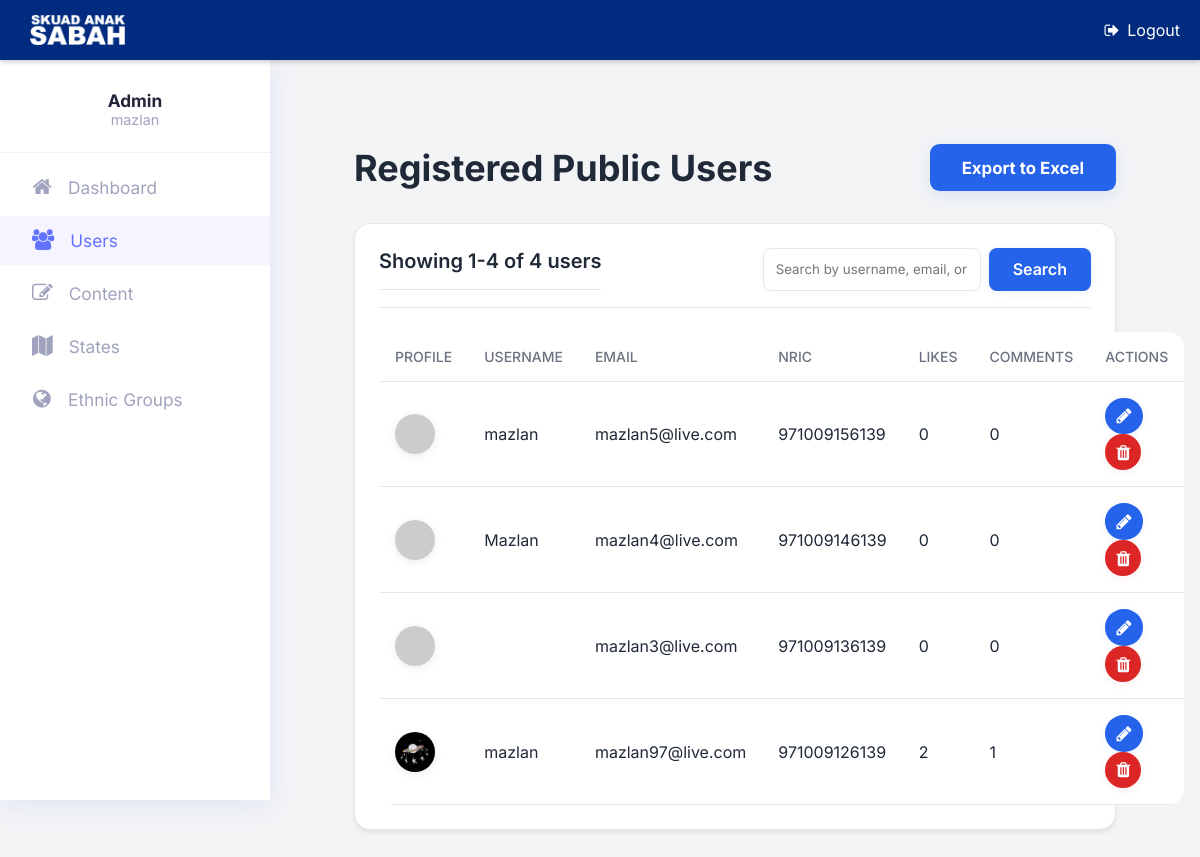
Before: /admin/view_users.php (signed in) with the older database file.
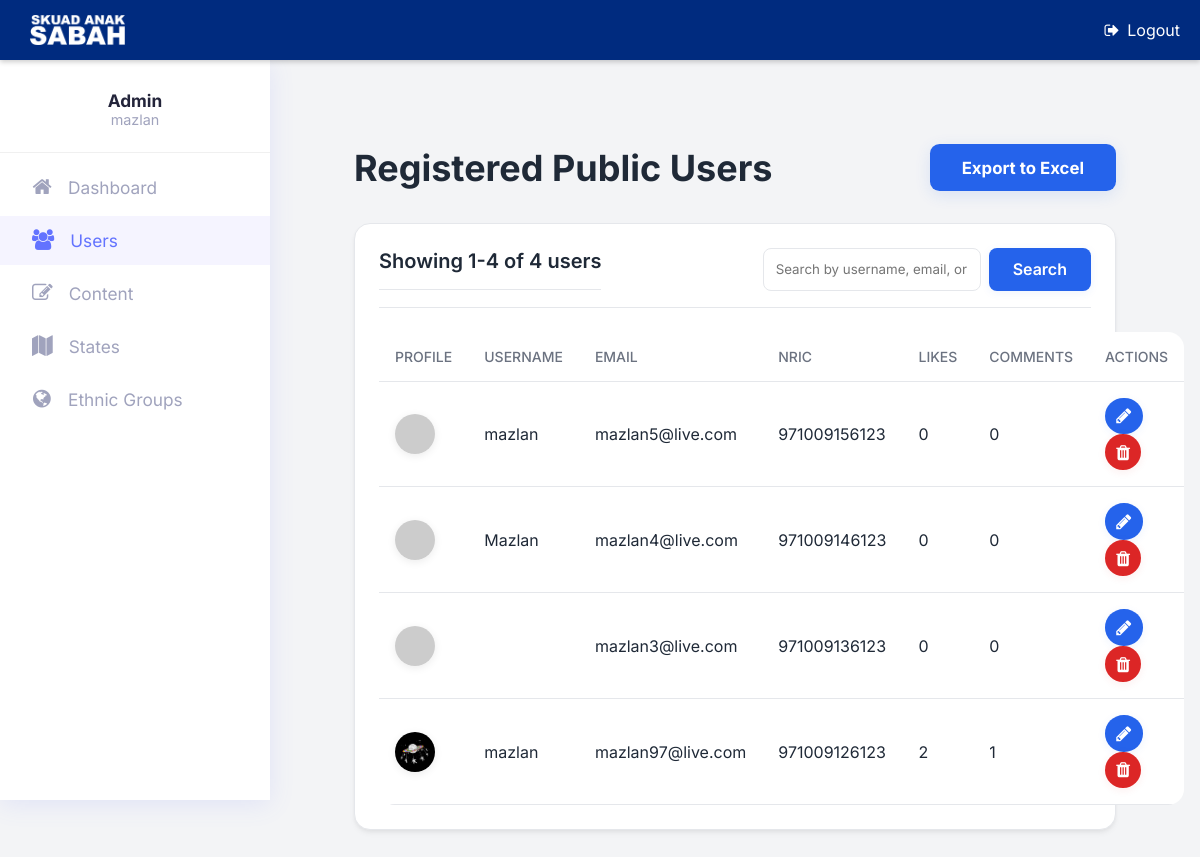
After: the same page with the newer database file.
### tables this page shows
CREATE TABLE `users` (
  `id` int(11) NOT NULL,
  `nric` varchar(50) NOT NULL,
  `email` varchar(100) NOT NULL,
  `username` varchar(50) DEFAULT NULL,
  `password` varchar(255) NOT NULL,
  `created_at` datetime NOT NULL DEFAULT current_timestamp()
);

### php/admin.php (called while the page is built, shortened)
<?php
class Admin
{
    private $conn;
    private $users_table = 'users';
    private $profiles_table = 'user_profiles';
    private $likes_table = 'likes';
    private $comments_table = 'comments';
    public function __construct($db)
    {
        $this->conn = $db;
    }
    public function getAllUsers($limit = 10, $offset = 0, $searchTerm = null)
    {
        $query = "SELECT u.id, u.username, u.email, u.nric, u.created_at, p.profile_pic_url,
                  (SELECT COUNT(*) FROM " . $this->likes_table . " l WHERE l.user_id = u.id) as like_count,
                  (SELECT COUNT(*) FROM " . $this->comments_table . " co WHERE co.user_id = u.id) as comment_count
                  FROM " . $this->users_table . " u
                  LEFT JOIN " . $this->profiles_table . " p ON u.id = p.user_id";
        $whereClause = '';
        $query .= $whereClause . " ORDER BY u.created_at DESC LIMIT :limit OFFSET :offset";
        $stmt = $this->conn->prepare($query);
        $stmt->bindParam(':limit', $limit, PDO::PARAM_INT);
        $stmt->bindParam(':offset', $offset, PDO::PARAM_INT);
        $stmt->execute();
        return $stmt->fetchAll(PDO::FETCH_ASSOC);
    }
    public function getTotalUsersCount($searchTerm = null)
    {
        $query = "SELECT COUNT(*) as count FROM " . $this->users_table;
        $whereClause = '';
        $query .= $whereClause;
        $stmt = $this->conn->prepare($query);
        $stmt->execute();
        $result = $stmt->fetch(PDO::FETCH_ASSOC);
        return (int)($result['count'] ?? 0);
    }
}

### admin/view_users.php (the view, shortened to what this page needs)
<?php
require_once '../php/admin_auth_check.php';
require_once '../php/admin.php';
$database = new Database();
$db = $database->connect();
$admin = new Admin($db);
$search_term = isset($_GET['search']) ? trim($_GET['search']) : null;
$items_per_page = 10;
$current_page = isset($_GET['page']) ? (int)$_GET['page'] : 1;
$offset = ($current_page - 1) * $items_per_page;
$total_items = $admin->getTotalUsersCount($search_term);
$allUsers = $admin->getAllUsers($items_per_page, $offset, $search_term);
include_once 'admin_header.php';
?>
<div class="dashboard-wrapper">
    <header class="header">
        <h1>Registered Public Users</h1>
        <div class="header-actions">
            <button id="export-btn" class="btn btn-primary" style="font-weight:700;padding:0.85rem 2rem;font-size:1.05rem;border-radius:0.6rem;box-shadow:0 4px 16px rgba(37,99,235,0.12);transition:background 0.2s;display:inline-block;">Export to Excel</button>
        </div>
    </header>
    <div class="card">
        <div class="card-header">
            <h2 class="card-title">
                <?php
                $start_item = $offset + 1;
                $end_item = min($offset + $items_per_page, $total_items);
                echo "Showing $start_item-$end_item of $total_items users";
                ?>
            </h2>
            <form action="view_users.php" method="GET" class="search-form">
                <input type="text" name="search" class="search-input" placeholder="Search by username, email, or NRIC..." value="<?php echo htmlspecialchars($search_term ?? ''); ?>">
                <button type="submit" class="btn btn-primary" style="font-weight:600;padding:0.7rem 1.5rem;font-size:1rem;border-radius:0.5rem;box-shadow:0 2px 8px rgba(37,99,235,0.08);transition:background 0.2s;display:inline-block;">Search</button>
            </form>
        </div>
        <table>
            <thead>
                <tr>
                    <th>Profile</th>
                    <th>Username</th>
                    <th>Email</th>
                    <th>NRIC</th>
                    <th>Likes</th>
                    <th>Comments</th>
                    <th>Actions</th>
                </tr>
            </thead>
            <tbody>
                <?php if (empty($allUsers)): ?>
                    <tr>
                        <td colspan="7" style="text-align: center;">No users found.</td>
                    </tr>
                <?php else: ?>
                    <?php foreach ($allUsers as $user): ?>
                        <tr id="user-row-<?php echo $user['id']; ?>">
                            <td>
                                <img src="<?php echo $user['profile_pic_url'] ? "../" . htmlspecialchars($user['profile_pic_url']) : "https://placehold.co/40x40/e0e7ff/3730a3?text=".substr(htmlspecialchars($user['username']), 0, 1); ?>" alt="Profile Pic" class="profile-avatar">
                            </td>
                            <td><?php echo htmlspecialchars($user['username']); ?></td>
                            <td><?php echo htmlspecialchars($user['email']); ?></td>
                            <td><?php echo htmlspecialchars($user['nric']); ?></td>
                            <td><?php echo $user['like_count']; ?></td>
                            <td><?php echo $user['comment_count']; ?></td>
                            <td>
                                <a href="edit_user.php?id=<?php echo $user['id']; ?>" class="btn btn-primary" style="margin-right:6px;padding:0.5rem 0.7rem;border-radius:50%;display:inline-block;" title="Edit">
                                    <i class="fa fa-pencil" style="font-size:1.1rem;"></i>
                                </a>
                                <a href="#" class="btn btn-danger" data-id="<?php echo $user['id']; ?>" style="padding:0.5rem 0.7rem;border-radius:50%;display:inline-block;" title="Delete">
                                    <i class="fa fa-trash" style="font-size:1.1rem;"></i>
                                </a>
                            </td>
                        </tr>
                    <?php endforeach; ?>
                <?php endif; ?>
            </tbody>
        </table>
    </div>
</div>
<?php include_once 'admin_footer.php'; ?>

### admin/admin_header.php (shortened to what this page needs)
<!DOCTYPE html>
<html lang="en">
<head>
    <link rel="stylesheet" href="https://cdnjs.cloudflare.com/ajax/libs/font-awesome/4.7.0/css/font-awesome.min.css">
    <link rel="stylesheet" href="css/mkl_style.css">
    <link rel="stylesheet" href="css/admin_style.css">
</head>
<body class="bg-gray-100">
    <div id="toolbar">
        <div id="toolbar-title"><img src="../images/logo-200.png" alt="Logo" style="margin: 10px;" height="30px" /></div>
        <div id="toolbar-actions">
            <a href="../api/admin_logout.php" class="icon-link" title="Logout" style="color: white; text-decoration: none; display: flex; align-items: center; gap: 8px;">
                <i class="fa fa-sign-out"></i> Logout
            </a>
        </div>
    </div>
    <div id="sidebar">
        <div class="sidebar-profile">
            <div class="sidebar-profile-name">Admin</div>
            <div class="sidebar-profile-email"><?php echo htmlspecialchars($_SESSION['admin_username']); ?></div>
        </div>
        <div id="main-nav" class="sidebar-menu">
            <?php
            $current_page = basename($_SERVER['PHP_SELF']);
            $nav_items = [
                ['dashboard.php', 'fa-home', 'Dashboard'],
                ['view_users.php', 'fa-users', 'Users'],
                ['content_dashboard.php', 'fa-pencil-square-o', 'Content'],
                ['states.php', 'fa-map', 'States'],
                ['ethnic_groups.php', 'fa-globe', 'Ethnic Groups'],
            ];
            foreach ($nav_items as $item) {
                $active = ($current_page === $item[0]) ? 'active' : '';
                echo '<a href="' . $item[0] . '" class="menu-item nav-link ' . $active . '"><i class="fa ' . $item[1] . '"></i> ' . $item[2] . '</a>';
            }
            ?>
        </div>
    </div>
    <div id="content">

### admin/admin_footer.php (shortened to what this page needs)
</div>
</body>
</html>

### admin/css/mkl_style.css (style rules this page uses)
:root { --font-primary: 'Inter', 'Quicksand', sans-serif; --sidebar-bg-light: #fff; --sidebar-bg-dark: #23243a; --sidebar-accent: #6373ff; --sidebar-text-light: #23243a; --sidebar-text-dark: #fff; --sidebar-icon-light: #a0a3bd; --sidebar-icon-dark: #a0a3bd; --sidebar-active-bg-light: #f5f4ff; --sidebar-active-bg-dark: #353657; --sidebar-active-text: var(--sidebar-accent); --sidebar-border-radius: 18px; }
* { font-family: var(--font-primary); box-sizing: border-box; vertical-align: middle; }
body { background: #e6e5eb; }
#sidebar { width: 270px; height: calc(100vh - 60px); background-color: var(--sidebar-bg-light); box-shadow: 0 4px 24px rgba(99, 115, 255, 0.12); color: var(--sidebar-text-light); position: fixed; top: 60px; left: 0; overflow-x: hidden; overflow-y: auto; z-index: 1001; transition: transform 0.3s cubic-bezier(0.49, 0.55, 0, 1.04); transform: translateX(0); }
#content { margin-top: 60px; padding: 20px; transition: margin-left 0.3s cubic-bezier(0.49, 0.55, 0, 1.04); margin-left: 270px; }
.sidebar-profile { display: flex; flex-direction: column; align-items: center; padding: 30px 0 24px 0; border-bottom: 1.5px solid #f0f0f0; margin-bottom: 10px; }
.sidebar-profile-name { font-weight: 700; font-size: 1.08em; }
.sidebar-profile-email { color: var(--sidebar-icon-light); font-size: 0.9em; }
.sidebar-menu { width: 100%; display: flex; flex-direction: column; gap: 4px; padding: 0; }
#sidebar .menu-item { padding: 14px 32px; text-decoration: none; font-size: 1.08em; color: var(--sidebar-icon-light); display: flex; align-items: center; gap: 16px; transition: background 0.15s, color 0.15s; }
#sidebar .menu-item.active { background: var(--sidebar-active-bg-light); color: var(--sidebar-accent); }
.menu-item .fa { font-size: 1.2em; min-width: 20px; text-align: center; }
#toolbar { position: fixed; top: 0; left: 0; width: 100%; height: 60px; background-color: #002b7f; color: #fff; display: flex; align-items: center; justify-content: space-between; padding: 0 20px; box-shadow: 0 2px 5px rgba(0, 0, 0, 0.2); z-index: 1002; }
#toolbar-title { font-size: 20px; font-weight: bold; }
#toolbar-actions { display: flex; gap: 15px; align-items: center; }
#toolbar-actions a { color: #fff; text-decoration: none; }

Changed rows visible on the page:
changed users "mazlan5@live.com": nric "971009156139" → "971009156123"
changed users "Mazlan": nric "971009146139" → "971009146123"
changed users "mazlan3@live.com": nric "971009136139" → "971009136123"
changed users "mazlan97@live.com": nric "971009126139" → "971009126123"
